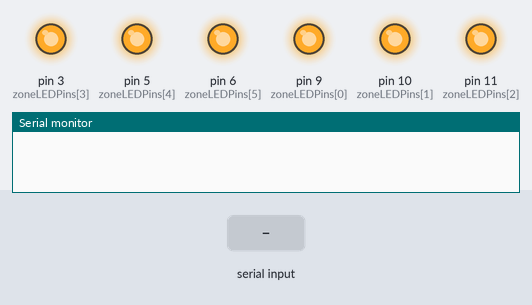
Bench run of a sketch on a simulated Arduino Uno, built with avr-gcc and run on an emulated ATmega328P. On the bench: output pins drawn as LEDs (lit = HIGH), the last lines printed to the serial monitor. Inputs (shaded band) come from the test bench.

Above: at 0.1 s.
At 2.2 s:
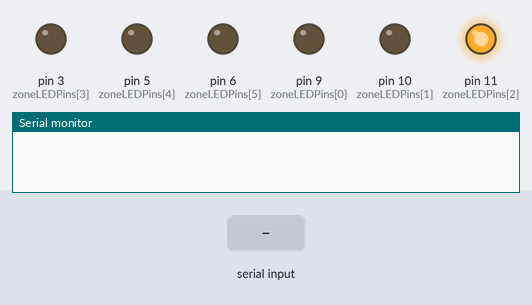
2.3 s: "ab000000000\n" received over Serial
At 3.7 s:
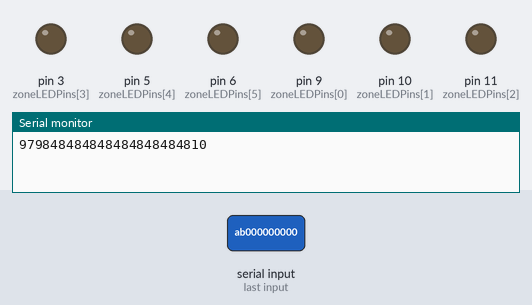
Timing chart, 0 to 5.3 s (numbered marks = the images above; inputs shaded):
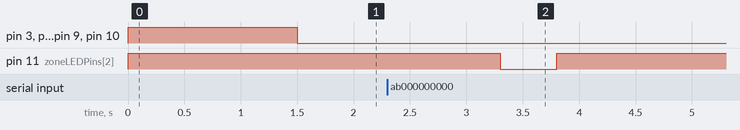

Measured:
- after the input at 2.3 s, pin 11 (zoneLEDPins[2]): HIGH → LOW after 1.0 s, → HIGH 0.50 s later

The sketch:

sketch_oct11a.pde
```cpp
int arraySize = 6;
int zoneLEDPins[] = {9,10,11,3,5,6};

int zoneLED[] = {0,0,0,0,0,0};

String serial = "";

void setup() {
  Serial.begin(9600);  //set serial to 9600 baud rate
  startSequence();
}

void loop(){

  readSerial();


  if (serial == "AB"){
    zoneLED[0] = 255;
  }
  if (serial == "ab"){

    zoneLED[0] = 0;
  }

  if (serial == "BC"){
    zoneLED[1] = 255;
  }
  if (serial == "bc"){
    zoneLED[1] = 0;
  }

  if (serial == ""){
    zoneLED[2] = 255;
  } else {
    zoneLED[2] = 0;
  }

  /*
   if (message == "ABfffffffff"){
   zoneLED[0] = 255;

   }
   if (message == "ab000000000"){
   zoneLED[0] = 0;
   }
   if (message == "BCfffffffff"){
   zoneLED[1] = 255;
   }

   if (message == "bc000000000"){
   zoneLED[1] = 0;
   }
   */
  for (int i = 0; i < arraySize; i++) {
    analogWrite(zoneLEDPins[i], zoneLED[i]);  //  Write an analog value between 0-255
  }
}


void readSerial() {
  int sb;

  serial = "";//only if new signal is available, reset
  if(Serial.available()) {

    while (Serial.available()){
      sb = Serial.read();
      //serial.concat(byte(sb));
      serial += byte(sb);
      delay(25);//doesn't work without this delay
    }


  }
  else {

  }
  Serial.println(serial);
      delay(500);
}

void startSequence() {
  for (int i = 0; i < arraySize; i++) {
    analogWrite(zoneLEDPins[i], 255);
  }

  delay(1000);
}
```
